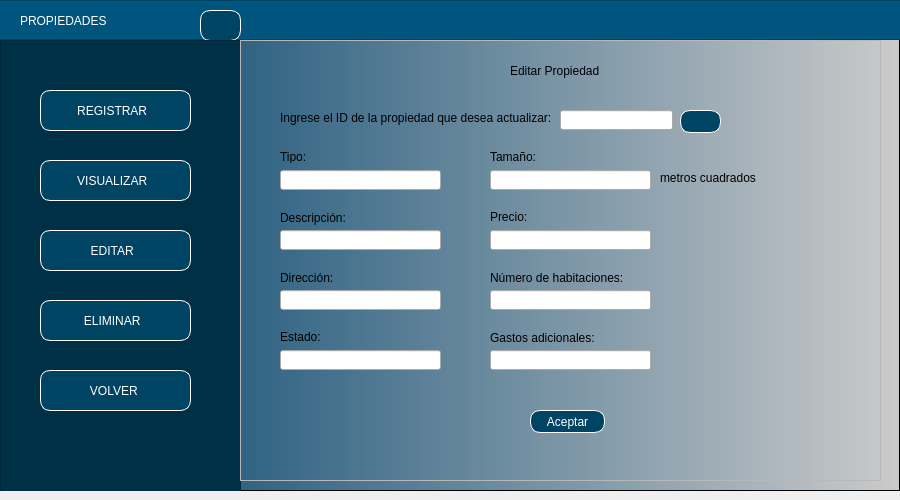
<?xml version="1.0" encoding="UTF-8"?>
<ui version="4.0">
 <class>MainWindow</class>
 <widget class="QMainWindow" name="MainWindow">
  <property name="geometry">
   <rect>
    <x>0</x>
    <y>0</y>
    <width>900</width>
    <height>500</height>
   </rect>
  </property>
  <property name="minimumSize">
   <size>
    <width>900</width>
    <height>500</height>
   </size>
  </property>
  <property name="maximumSize">
   <size>
    <width>900</width>
    <height>16777215</height>
   </size>
  </property>
  <property name="windowTitle">
   <string>MainWindow</string>
  </property>
  <widget class="QWidget" name="centralwidget">
   <layout class="QHBoxLayout" name="horizontalLayout" stretch="0">
    <property name="leftMargin">
     <number>0</number>
    </property>
    <property name="topMargin">
     <number>0</number>
    </property>
    <property name="rightMargin">
     <number>0</number>
    </property>
    <item>
     <widget class="QFrame" name="framefondo">
      <property name="styleSheet">
       <string notr="true">QWidget#framefondo{
background-color: qlineargradient(spread:pad, x1:0, y1:0, x2:1, y2:0, stop:0.039548 rgba(0, 67, 109, 255), stop:1 rgba(203, 203, 203, 255));}</string>
      </property>
      <property name="frameShape">
       <enum>QFrame::StyledPanel</enum>
      </property>
      <property name="frameShadow">
       <enum>QFrame::Raised</enum>
      </property>
      <widget class="QFrame" name="frame_superior">
       <property name="geometry">
        <rect>
         <x>-10</x>
         <y>0</y>
         <width>911</width>
         <height>40</height>
        </rect>
       </property>
       <property name="maximumSize">
        <size>
         <width>16777215</width>
         <height>40</height>
        </size>
       </property>
       <property name="styleSheet">
        <string notr="true">background-color: rgb(0, 85, 127);</string>
       </property>
       <property name="frameShape">
        <enum>QFrame::StyledPanel</enum>
       </property>
       <property name="frameShadow">
        <enum>QFrame::Raised</enum>
       </property>
       <widget class="QLabel" name="label">
        <property name="geometry">
         <rect>
          <x>30</x>
          <y>10</y>
          <width>181</width>
          <height>21</height>
         </rect>
        </property>
        <property name="styleSheet">
         <string notr="true">font: 16pt &quot;Arial&quot;;
color: white;</string>
        </property>
        <property name="text">
         <string>PROPIEDADES</string>
        </property>
       </widget>
       <widget class="QPushButton" name="pushButton_5">
        <property name="geometry">
         <rect>
          <x>210</x>
          <y>10</y>
          <width>41</width>
          <height>31</height>
         </rect>
        </property>
        <property name="styleSheet">
         <string notr="true">QPushButton{
font: 87 9pt &quot;Arial&quot;;
background-color: rgb(0, 68, 100);
color:white;
border:1px solid white;
border-radius: 10px;
}


QPushButton:hover {
background-color:qlineargradient(spread:pad, x1:0, y1:0, x2:1, y2:0, stop:0.039548 rgba(0, 67, 109, 255), stop:1 rgba(203, 203, 203, 255))
}</string>
        </property>
        <property name="text">
         <string/>
        </property>
        <property name="icon">
         <iconset>
          <normaloff>./Imagenes/menu.png</normaloff>./Imagenes/menu.png</iconset>
        </property>
       </widget>
      </widget>
      <widget class="QFrame" name="frameBotones">
       <property name="geometry">
        <rect>
         <x>0</x>
         <y>40</y>
         <width>241</width>
         <height>461</height>
        </rect>
       </property>
       <property name="styleSheet">
        <string notr="true">QFrame{
background-color: rgb(0, 48, 70)
}


QPushButton{
font: 87 9pt &quot;Arial&quot;;
background-color: rgb(0, 68, 100);
color:white;
border:1px solid white;
border-radius: 10px;
}


QPushButton:hover {
background-color:qlineargradient(spread:pad, x1:0, y1:0, x2:1, y2:0, stop:0.039548 rgba(0, 67, 109, 255), stop:1 rgba(203, 203, 203, 255))
}</string>
       </property>
       <property name="frameShape">
        <enum>QFrame::StyledPanel</enum>
       </property>
       <property name="frameShadow">
        <enum>QFrame::Raised</enum>
       </property>
       <widget class="QPushButton" name="pushButton">
        <property name="geometry">
         <rect>
          <x>40</x>
          <y>50</y>
          <width>151</width>
          <height>41</height>
         </rect>
        </property>
        <property name="layoutDirection">
         <enum>Qt::RightToLeft</enum>
        </property>
        <property name="styleSheet">
         <string notr="true"/>
        </property>
        <property name="text">
         <string>REGISTRAR  </string>
        </property>
        <property name="icon">
         <iconset>
          <normaloff>./Imagenes/registrar.png</normaloff>./Imagenes/registrar.png</iconset>
        </property>
       </widget>
       <widget class="QPushButton" name="pushButton_2">
        <property name="geometry">
         <rect>
          <x>40</x>
          <y>120</y>
          <width>151</width>
          <height>41</height>
         </rect>
        </property>
        <property name="layoutDirection">
         <enum>Qt::RightToLeft</enum>
        </property>
        <property name="styleSheet">
         <string notr="true"/>
        </property>
        <property name="text">
         <string>VISUALIZAR  </string>
        </property>
        <property name="icon">
         <iconset>
          <normaloff>./Imagenes/buscar.png</normaloff>./Imagenes/buscar.png</iconset>
        </property>
       </widget>
       <widget class="QPushButton" name="pushButton_3">
        <property name="geometry">
         <rect>
          <x>40</x>
          <y>190</y>
          <width>151</width>
          <height>41</height>
         </rect>
        </property>
        <property name="layoutDirection">
         <enum>Qt::RightToLeft</enum>
        </property>
        <property name="styleSheet">
         <string notr="true"/>
        </property>
        <property name="text">
         <string>EDITAR  </string>
        </property>
        <property name="icon">
         <iconset>
          <normaloff>./Imagenes/actualizar.png</normaloff>./Imagenes/actualizar.png</iconset>
        </property>
       </widget>
       <widget class="QPushButton" name="pushButton_4">
        <property name="geometry">
         <rect>
          <x>40</x>
          <y>260</y>
          <width>151</width>
          <height>41</height>
         </rect>
        </property>
        <property name="layoutDirection">
         <enum>Qt::RightToLeft</enum>
        </property>
        <property name="styleSheet">
         <string notr="true"/>
        </property>
        <property name="text">
         <string>ELIMINAR  </string>
        </property>
        <property name="icon">
         <iconset>
          <normaloff>./Imagenes/eliminar.png</normaloff>./Imagenes/eliminar.png</iconset>
        </property>
       </widget>
       <widget class="QPushButton" name="pushButton_11">
        <property name="geometry">
         <rect>
          <x>40</x>
          <y>330</y>
          <width>151</width>
          <height>41</height>
         </rect>
        </property>
        <property name="layoutDirection">
         <enum>Qt::RightToLeft</enum>
        </property>
        <property name="text">
         <string>VOLVER </string>
        </property>
        <property name="icon">
         <iconset>
          <normaloff>./Imagenes/volver.png</normaloff>./Imagenes/volver.png</iconset>
        </property>
       </widget>
      </widget>
      <widget class="QFrame" name="framePaginas">
       <property name="geometry">
        <rect>
         <x>240</x>
         <y>40</y>
         <width>641</width>
         <height>441</height>
        </rect>
       </property>
       <property name="frameShape">
        <enum>QFrame::StyledPanel</enum>
       </property>
       <property name="frameShadow">
        <enum>QFrame::Raised</enum>
       </property>
       <widget class="QStackedWidget" name="stackedWidget">
        <property name="geometry">
         <rect>
          <x>-10</x>
          <y>0</y>
          <width>671</width>
          <height>431</height>
         </rect>
        </property>
        <property name="currentIndex">
         <number>0</number>
        </property>
        <widget class="QWidget" name="pageEditar">
         <widget class="QPushButton" name="btnAceptar">
          <property name="geometry">
           <rect>
            <x>300</x>
            <y>370</y>
            <width>75</width>
            <height>23</height>
           </rect>
          </property>
          <property name="styleSheet">
           <string notr="true">QPushButton{
font: 87 9pt &quot;Arial&quot;;
background-color: rgb(0, 68, 100);
color:white;
border:1px solid white;
border-radius: 10px;
}


QPushButton:hover {
background-color:rgb(0, 101, 148);
}</string>
          </property>
          <property name="text">
           <string>Aceptar</string>
          </property>
         </widget>
         <widget class="QLabel" name="label_15">
          <property name="geometry">
           <rect>
            <x>280</x>
            <y>10</y>
            <width>261</width>
            <height>41</height>
           </rect>
          </property>
          <property name="styleSheet">
           <string notr="true">font: 12pt &quot;Arial&quot;;</string>
          </property>
          <property name="text">
           <string>Editar Propiedad</string>
          </property>
         </widget>
         <widget class="QLabel" name="label_16">
          <property name="geometry">
           <rect>
            <x>50</x>
            <y>70</y>
            <width>291</width>
            <height>16</height>
           </rect>
          </property>
          <property name="styleSheet">
           <string notr="true">font: 9pt &quot;Arial&quot;;
</string>
          </property>
          <property name="text">
           <string>Ingrese el ID de la propiedad que desea actualizar:</string>
          </property>
         </widget>
         <widget class="QLineEdit" name="txtIDpropiedad">
          <property name="geometry">
           <rect>
            <x>330</x>
            <y>70</y>
            <width>113</width>
            <height>20</height>
           </rect>
          </property>
         </widget>
         <widget class="QPushButton" name="btnbuscar">
          <property name="geometry">
           <rect>
            <x>450</x>
            <y>70</y>
            <width>41</width>
            <height>23</height>
           </rect>
          </property>
          <property name="styleSheet">
           <string notr="true">QPushButton{
background-color: rgb(0, 68, 100);
border:1px solid white;
border-radius: 10px;
}


QPushButton:hover {
background-color:rgb(0, 101, 148);
}</string>
          </property>
          <property name="text">
           <string/>
          </property>
          <property name="icon">
           <iconset>
            <normaloff>./Imagenes/buscar.png</normaloff>./Imagenes/buscar.png</iconset>
          </property>
         </widget>
         <widget class="QLabel" name="label_17">
          <property name="geometry">
           <rect>
            <x>50</x>
            <y>110</y>
            <width>47</width>
            <height>13</height>
           </rect>
          </property>
          <property name="text">
           <string/>
          </property>
         </widget>
         <widget class="QLabel" name="label_18">
          <property name="geometry">
           <rect>
            <x>50</x>
            <y>110</y>
            <width>47</width>
            <height>13</height>
           </rect>
          </property>
          <property name="styleSheet">
           <string notr="true">font: 9pt &quot;Arial&quot;;</string>
          </property>
          <property name="text">
           <string>Tipo:</string>
          </property>
         </widget>
         <widget class="QLineEdit" name="txtTipo">
          <property name="geometry">
           <rect>
            <x>50</x>
            <y>130</y>
            <width>161</width>
            <height>20</height>
           </rect>
          </property>
         </widget>
         <widget class="QLabel" name="label_19">
          <property name="geometry">
           <rect>
            <x>260</x>
            <y>110</y>
            <width>47</width>
            <height>13</height>
           </rect>
          </property>
          <property name="styleSheet">
           <string notr="true">font: 9pt &quot;Arial&quot;;</string>
          </property>
          <property name="text">
           <string>Tamaño:</string>
          </property>
         </widget>
         <widget class="QLabel" name="label_20">
          <property name="geometry">
           <rect>
            <x>50</x>
            <y>170</y>
            <width>71</width>
            <height>16</height>
           </rect>
          </property>
          <property name="styleSheet">
           <string notr="true">font: 9pt &quot;Arial&quot;;</string>
          </property>
          <property name="text">
           <string>Descripción:</string>
          </property>
         </widget>
         <widget class="QLabel" name="label_21">
          <property name="geometry">
           <rect>
            <x>260</x>
            <y>170</y>
            <width>47</width>
            <height>13</height>
           </rect>
          </property>
          <property name="styleSheet">
           <string notr="true">font: 9pt &quot;Arial&quot;;</string>
          </property>
          <property name="text">
           <string>Precio:</string>
          </property>
         </widget>
         <widget class="QLabel" name="label_22">
          <property name="geometry">
           <rect>
            <x>50</x>
            <y>230</y>
            <width>71</width>
            <height>16</height>
           </rect>
          </property>
          <property name="styleSheet">
           <string notr="true">font: 9pt &quot;Arial&quot;;</string>
          </property>
          <property name="text">
           <string>Dirección:</string>
          </property>
         </widget>
         <widget class="QLabel" name="label_23">
          <property name="geometry">
           <rect>
            <x>260</x>
            <y>230</y>
            <width>151</width>
            <height>16</height>
           </rect>
          </property>
          <property name="styleSheet">
           <string notr="true">font: 9pt &quot;Arial&quot;;</string>
          </property>
          <property name="text">
           <string>Número de habitaciones:</string>
          </property>
         </widget>
         <widget class="QLabel" name="label_24">
          <property name="geometry">
           <rect>
            <x>50</x>
            <y>290</y>
            <width>47</width>
            <height>13</height>
           </rect>
          </property>
          <property name="styleSheet">
           <string notr="true">font: 9pt &quot;Arial&quot;;</string>
          </property>
          <property name="text">
           <string>Estado:</string>
          </property>
         </widget>
         <widget class="QLabel" name="label_25">
          <property name="geometry">
           <rect>
            <x>260</x>
            <y>290</y>
            <width>141</width>
            <height>16</height>
           </rect>
          </property>
          <property name="styleSheet">
           <string notr="true">font: 9pt &quot;Arial&quot;;</string>
          </property>
          <property name="text">
           <string>Gastos adicionales:</string>
          </property>
         </widget>
         <widget class="QLineEdit" name="txtTam">
          <property name="geometry">
           <rect>
            <x>260</x>
            <y>130</y>
            <width>161</width>
            <height>20</height>
           </rect>
          </property>
         </widget>
         <widget class="QLineEdit" name="txtDescripcion">
          <property name="geometry">
           <rect>
            <x>50</x>
            <y>190</y>
            <width>161</width>
            <height>20</height>
           </rect>
          </property>
         </widget>
         <widget class="QLineEdit" name="Txtprecio">
          <property name="geometry">
           <rect>
            <x>260</x>
            <y>190</y>
            <width>161</width>
            <height>20</height>
           </rect>
          </property>
         </widget>
         <widget class="QLineEdit" name="txtDireccion">
          <property name="geometry">
           <rect>
            <x>50</x>
            <y>250</y>
            <width>161</width>
            <height>20</height>
           </rect>
          </property>
         </widget>
         <widget class="QLineEdit" name="txtNumH">
          <property name="geometry">
           <rect>
            <x>260</x>
            <y>250</y>
            <width>161</width>
            <height>20</height>
           </rect>
          </property>
         </widget>
         <widget class="QLineEdit" name="txtEstado">
          <property name="geometry">
           <rect>
            <x>50</x>
            <y>310</y>
            <width>161</width>
            <height>20</height>
           </rect>
          </property>
         </widget>
         <widget class="QLineEdit" name="txtGastosA">
          <property name="geometry">
           <rect>
            <x>260</x>
            <y>310</y>
            <width>161</width>
            <height>20</height>
           </rect>
          </property>
         </widget>
         <widget class="QLabel" name="label_26">
          <property name="geometry">
           <rect>
            <x>430</x>
            <y>130</y>
            <width>111</width>
            <height>16</height>
           </rect>
          </property>
          <property name="text">
           <string>metros cuadrados</string>
          </property>
         </widget>
        </widget>
       </widget>
      </widget>
     </widget>
    </item>
   </layout>
  </widget>
 </widget>
 <resources/>
 <connections/>
</ui>
